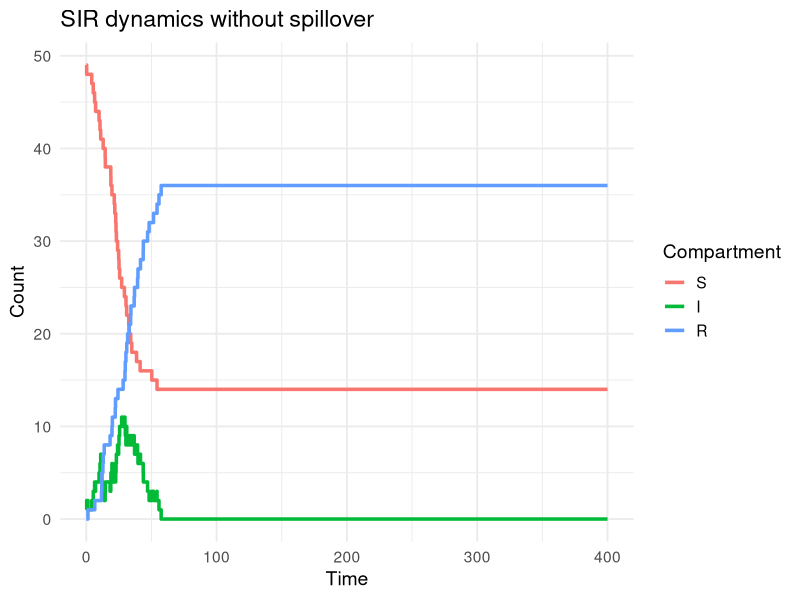

The R source for this figure: (Note: this script raises an error after producing the figure.)

## Stochastic SIR simulation with spillover introductions
## Clinic on the Meaningful Modeling of Epidemiological Data
## International Clinics on Infectious Disease Dynamics and Data (ICI3D) Program
#
## Rebecca Borchering 2015 & 2018
## Reshma Kassanjee 2025
## Some Rights Reserved
## CC BY-NC 3.0 (http://creativecommons.org/licenses/by-nc/3.0/)

# In this tutorial you will use a Gillespie algorithm 
# implementation of an SIR model to explore the impact of
# introducing spillover infection events. 

# You will be asked to extend code - though we provide example
# solutions, we encourage you take the time to first try!  

library(tidyverse)

## PART 1: SIR 
## --------------------------------------------------------------------

# Context: We begin with a closed population of animals, with infection
# modelled to spread as per a stochastic SIR model. 

# Take some time to understand the implementation below. 

# Compartments:
# (S,I,R) = (susceptible, infectious, removed)

# Transitions:
# Event                           Change        									  Rate
# Infection (S)                   (S,I,R)->(S-1,I+1,R)              beta*I*S/N
# Recovery/Removal (I)            (S,I,R)->(S,I-1,R+1)              gamma*I

## Function to step forward in time to next event and update states:

event_sir <- function(time, S, I, R, params, t_end, count.inf) {
  with(as.list(params), {
    N <- S+I+R
    
    rates <- c(
      infect = beta * I * S / N,
      recover = gamma * I
    )
    
    total_rate <- sum(rates)
    
    if (total_rate == 0) {
      
      event_time <- t_end
      
    } else {
      
      event_time <- time + rexp(1, total_rate)
      event_type <- sample(c("Infect", "Recover"), 1, prob = rates / total_rate)
      
      switch(event_type,
             "Infect" = {
               S <- S - 1
               I <- I + 1
               count.inf = count.inf+1
             },
             "Recover" = {
               I <- I - 1
               R <- R + 1
             })
    }
    
    return(data.frame(time = event_time, S = S, I = I, R = R, count.inf = count.inf))
  })
}

## Function to simulate states from time 0 to t_end:

simulate_sir <- function(t_end, y, params) {
  with(as.list(y), {
    
    count.inf <-  I
    ts <- data.frame(time = 0, S = S, I = I, R = R, count.inf = I)
    next_event <- ts
    
    while (next_event$time < t_end) {
      next_event <- event_sir(next_event$time, next_event$S, next_event$I, next_event$R, params, t_end, count.inf)
      ts <- rbind(ts, next_event)
    }
    
    return(ts)
  })
}

## Run the model for specified inputs:

pop <- 50                                 # population size
params <- c(beta = 0.3, gamma = 0.1)    # parameter values
final_time <- 400                       # end time
y0 <- c(S = pop - 1, I = 1, R = 0)        # initial state

ts1 <- simulate_sir(final_time, y0, params)

## And plot:

ts1_long <- (ts1 
             |> pivot_longer(cols = c(S, I, R), names_to = "Compartment", values_to = "count")
             |> mutate(Compartment = factor(Compartment, levels = c('S','I','R')))
)

ggplot(ts1_long, aes(x = time, y = count, color = Compartment)) +
  geom_step(linewidth = 1.2) +
  labs(title = "SIR dynamics without spillover", y = "Count", x = "Time") +
  theme_minimal(base_size = 14)

# Generate the data and produce the plot multiple times, by running the relevant
# lines above. What do you see?

## PART 2: SIR with spillover
## --------------------------------------------------------------------

# We now introduce the possibility of infections occurring in the
# population due to other exposures - for example, due to infected animals
# in some other maintenance population briefly entering the territory. 

# TASK 1: Make a copy of all the code presented for part 1 and modify it to 
# introduce spillover events - 
# make functions event_sirspill and simulate_sirspill. ## FIXME
# More specifically, assume that, in addition to the transmission already 
# occurring, there is an additional rate of infection of susceptibles of 
# lambda*S/N (total rate). Here lambda is the rate at which, for example,
# animals from outside of the population manage to make contact 
# with animals in our population of interest. 

# When you are ready, scroll down to the bottom of the tutorial to find an
# example solution, and then move onto the next parts of the tutorial using it.

# Here are some hints if needed: 
#   Update the list of '## Transitions'
#   In the function event_sirspill, include a third event type 'Spillover'
#   Also try to include a counter for spillovers (count.spillovers) - 
#     this may prove handy if you get time to explore. 
#   To run the model, think about whether any of the inputs needs to change.


## PART 3: Explore patterns
## --------------------------------------------------------------------

# Let's compare outputs for different parameter values. .

# To make this easier, let's write a function that plots I over time,
#   showing several different possible trajectories, for a set of input 
#   parameter values

plot_sirspill <- function(nTraj = 16, params, final_time, y0){
  
  ts_collect <- list()
  for (ii in 1:nTraj){
    ts_collect[[ii]] <- simulate_sirspill(final_time, y0, params)
  }
  
  ts_collect_df <- (bind_rows(ts_collect, .id = "Simulation")
                    |> mutate(Simulation = factor(Simulation, levels = 1:nTraj))
  )
  
  gg <- ggplot(ts_collect_df, aes(x = time, y = I)) +
    geom_step(linewidth = 1.2) +
    facet_wrap(~Simulation) +
    labs(title = "I over time", y = "Count", x = "Time") +
    scale_x_continuous(breaks = NULL) +
    coord_cartesian(xlim=c(0, final_time)) +
    theme_minimal(base_size = 14)

  print(gg)
}

# We can now easily now easily plot trajectories - here we plot 
# 16 trajectories for a set of inputs

plot_sirspill(nTraj=16, 
	params=c(beta = 0.3, gamma = 0.1,lambda = 0.01)
	, final_time=400
	, y0 = c(S = pop - 1, I = 1, R = 0)
)

# TASK 2: 
# Use the function plot_sirspill to compare outputs for different parameter
# values (specified below) and think about the patterns you see. Also think 
# about how the  patterns you see relate to R0 = beta/gamma, and, later in
# time, Reff = R0*S/N
# Pay attention to the scale of y-axis.

# Don't forget to erase your graphs every now and then using graphics.off().

# (1) 1 infected animal to begin, with different beta and gamma values
# c(beta = 0.3, gamma = 0.1,lambda = 0.01), 400, c(S = pop - 1, I = 1, R = 0))
# versus 
# c(beta = 0.2, gamma = 0.2,lambda = 0.01), 400, c(S = pop - 1, I = 1, R = 0))

# (2) as for (1) but with 0 infected animals to begin
# c(beta = 0.3, gamma = 0.1,lambda = 0.01), 400, c(S = pop, I = 0, R = 0))
# versus 
# c(beta = 0.2, gamma = 0.2,lambda = 0.01), 400, c(S = pop, I = 0, R = 0))

# (3) as for (1) but with a higher spillover rate
# c(beta = 0.3, gamma = 0.1,lambda = 0.04), 400, c(S = pop-1, I = 1, R = 0))
# versus 
# c(beta = 0.2, gamma = 0.2,lambda = 0.04), 400, c(S = pop-1, I = 1, R = 0))

# Lastly, would we have been able to study these patterns using 
# a deterministic model? If you have time, refer back to previous labs, 
# and try fit and plot a corresponding deterministic model. 

## PART 2: Solution 
## --------------------------------------------------------------------

## Our version of the functions for 

# Compartments:
# (S,I,R) = (susceptible, infectious, removed)

# Transitions:
# Event                           Change        									 Rate
# Spillover (S)									  (S,I,R)->(S-1,I+1,R)						 lambda*S/N
# Infection (S)                   (S,I,R)->(S-1,I+1,R)             beta*I*S/N
# Recovery/Removal (I)            (S,I,R)->(S,I-1,R+1)             gamma*I


## Run the model for specified inputs:

params <- c(beta = 0.3, gamma = 0.1
            , lambda = 0.02)            # parameter values
final_time <- 400                       # end time
y0 <- c(S = pop - 1, I = 1, R = 0)        # initial state

ts1 <- simulate_sirspill(final_time, y0, params)

## And plot:

ts1_long <- (ts1 
             |> pivot_longer(cols = c(S, I, R), names_to = "Compartment", values_to = "count")
             |> mutate(Compartment = factor(Compartment, levels = c('S','I','R')))
)

ggplot(ts1_long, aes(x = time, y = count, color = Compartment)) +
  geom_step(linewidth = 1.2) +
  labs(title = "SIR dynamics with spillover", y = "Count", x = "Time") +
  theme_minimal(base_size = 14)
